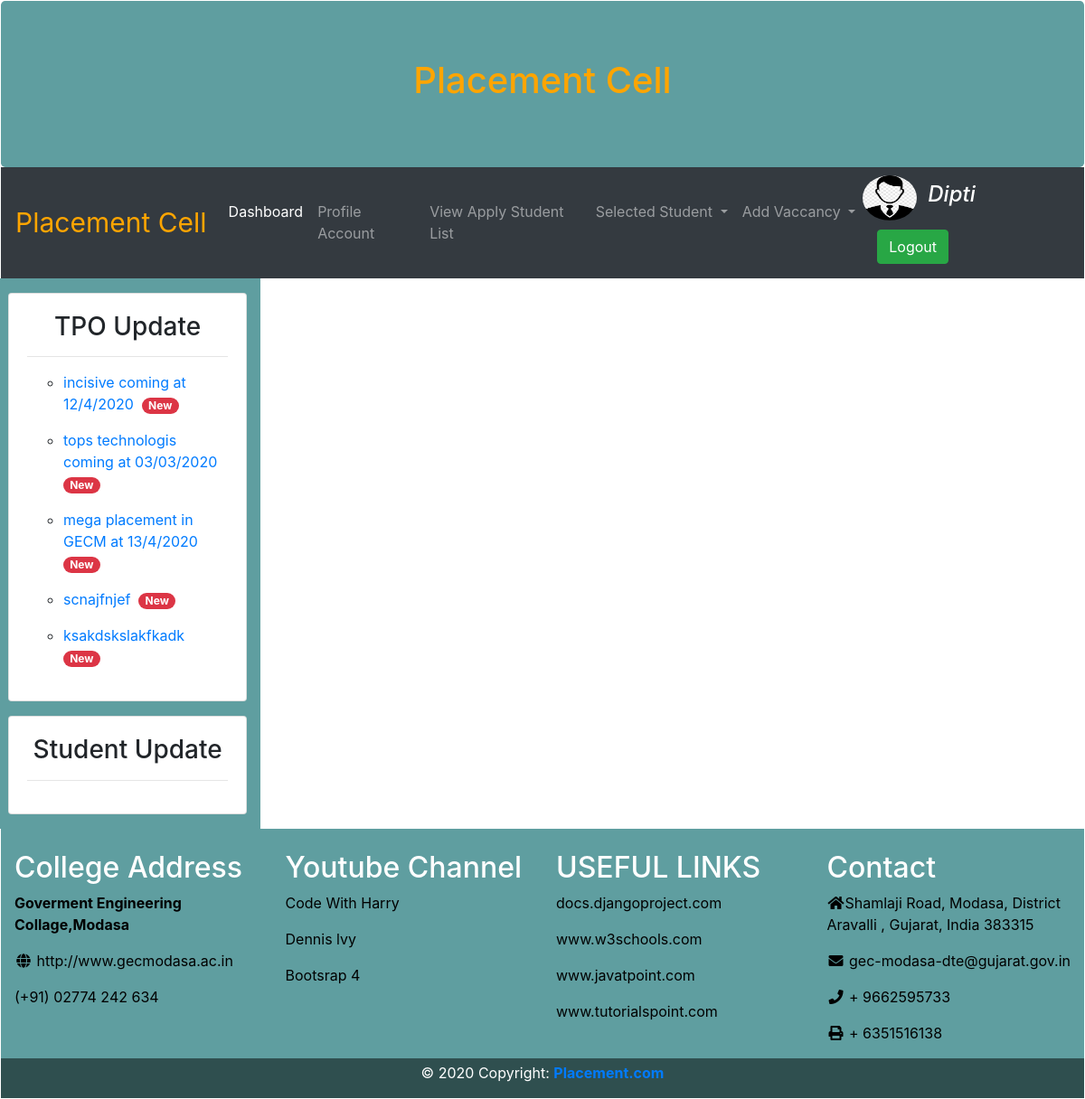
Screenshot of /company/ (signed in) with the database file from the repository.
### pcapp/models.py (models this page shows, shortened)
class Company(models.Model):
    user = models.OneToOneField(User, null=True, on_delete=models.CASCADE)
    name = models.CharField(max_length=200, null=True)
    phone = models.CharField(max_length=200, null=True)
    email = models.CharField(max_length=200, null=True)
    profile_pic = models.ImageField(default='basicpic.png', null=True, blank=True)

class Tpo_Update(models.Model):
    tpo_update = models.TextField(max_length=300, default='1')

### pcapp/views.py (the view)
# urls.py: path('company/', views.company, name='company'),
def company(request):
    tpo = Tpo_Update.objects.all()
    context = {'tpo': tpo}
    return render(request, 'company.html', context)

### pcapp/templates/company.html (shortened to what this page needs)
{% extends 'basic.html' %}

### pcapp/templates/basic.html (shortened to what this page needs)
<!DOCTYPE html>
{% load static %}
<html lang="en">
<head>
    <link rel="stylesheet" href="https://maxcdn.bootstrapcdn.com/bootstrap/4.4.1/css/bootstrap.min.css">
    <link rel="stylesheet" href="https://use.fontawesome.com/releases/v5.7.0/css/all.css"
>
    <link rel="stylesheet" href="media/pcapp/css/homecss.css" type="text/css">
</head>
<body>
<div class="container-flauid" style="margin:1px">
    <div class="jumbotron mb-0 text-center" style="background-color:#5F9EA0">
        <h1 style="color:orange;font-size:40px">Placement Cell</h1>
    </div>
    {% include 'navbar.html' %}
    <div class="row mr-1">
        <div class="col-sm-3" style="background-color:#5F9EA0">
            <div class="card ml-2 mt-3 mb-3">
                <div class="card-body text-center">
                    <h3>TPO Update</h3>
                    <hr>
                    <marquee class="text-left" direction="up" scrollamount="4">
                        {% for i in tpo %}
                        <ul type="circle">
                            <li><a href="">{{i.tpo_update}}&nbsp<span class="badge badge-danger badge-pill">New</span>
                            </a><br></li>
                        </ul>
                        {% endfor %}
                    </marquee>
                </div>
            </div>
            <div class="card ml-2 mt-3 mb-3">
                <div class="card-body text-center">
                    <h3>Student Update</h3>
                    <hr>
                </div>
            </div>
        </div>
        <div class="col-sm-9">
        </div>
    </div>
    <div class="footer col-md-12">
        <div class="row" style="background-color:#5F9EA0">
            <div class="col-md-3" style="background-color:#5F9EA0;color:white"><br>
                <h2>College Address</h2>
                <a href="" style="color:black">
                    <p><b>Goverment Engineering Collage,Modasa</b></p>
                    <a href="http://www.gecmodasa.ac.in" style="color:black"><p><i class="fa fa-fw fa-globe"></i>
                        http://www.gecmodasa.ac.in</p></a>
                    <p style="color:black">(+91) 02774 242 634</p>
                </a>
            </div>
            <div class="col-md-3" style="background-color:#5F9EA0;color:white">
                <br>
                <h2>Youtube Channel</h2>
                <p>
                    <a href="https://www.youtube.com/channel/UCeVMnSShP_Iviwkknt83cww" style="color:black">Code With
                        Harry</a>
                </p>
                <p>
                    <a href="https://www.youtube.com/channel/UCTZRcDjjkVajGL6wd76UnGg" style="color:black">Dennis
                        lvy</a>
                </p>
                <p>
                    <a href="https://www.w3schools.com/bootstrap4/" style="color:black">Bootsrap 4</a>
                </p>
            </div>
            <div class="col-md-3" style="background-color:#5F9EA0;color:white">
                <br>
                <h2>USEFUL LINKS</h2>
                <p>
                    <a href="https://docs.djangoproject.com/en/3.0/" style="color:black">docs.djangoproject.com</a>
                </p>
                <p>
                    <a href="https://www.w3schools.com/" style="color:black">www.w3schools.com</a>
                </p>
                <p>
                    <a href="https://www.javatpoint.com/" style="color:black">www.javatpoint.com</a>
                </p>
                <p>
                    <a href="https://www.tutorialspoint.com/django/index.htm"
                       style="color:black">www.tutorialspoint.com</a>
                </p>
            </div>
            <div class="col-md-3" style="background-color:#5F9EA0;color:white">
                <br>
                <h2>Contact</h2>
                <p style="color:black">
                    <i class="fa fa-fw fa-home"></i>Shamlaji Road, Modasa, District Aravalli , Gujarat, India 383315</p>
                <p style="color:black">
                    <i class="fa fa-fw fa-envelope"></i> gec-modasa-dte@gujarat.gov.in</p>
                <p style="color:black">
                    <i class="fa fa-fw fa-phone"></i> + 9662595733</p>
                <p style="color:black">
                    <i class="fa fa-fw fa-print"></i> + 6351516138</p>
            </div>
        </div>
        <div class="row">
            <div class="column2 col-md-12" style="background-color:#2F4F4F;">
                <p class="text-center mt-1" style="color:white">© 2020 Copyright:
                    <a href="https://mdbootstrap.com/education/bootstrap/">
                        <strong> Placement.com</strong>
                    </a>
                </p>
            </div>
        </div>
    </div>
</div>
</body>
</html>

### pcapp/templates/navbar.html (shortened to what this page needs)
{% load static %}
<nav class="navbar navbar-expand-sm bg-dark navbar-dark">
    <a class="navbar-brand" href="#" style="color:orange;font-size:30px">Placement Cell</a>
    <div class="collapse navbar-collapse" id="collapsibleNavbar">
        <ul class="navbar-nav">
            {% if request.user.student %}
            <li class="nav-item">
                <a class="nav-link active" href="{% url 'student_dashboard' %}">Dashboard</a>
            </li>
            <li class="nav-item dropdown">
                <a class="nav-link dropdown-toggle" href="#" id="navbardrop3" data-toggle="dropdown">
                    Fill Education Form
                </a>
                <div class="dropdown-menu">
                    <a class="dropdown-item" href="{% url 'student_form' %}">Add Details</a>
                    <a class="dropdown-item" href="{% url 'view_student_form' %}">View Details</a>
                </div>
            </li>
            <li class="nav-item">
                <a class="nav-link" href="{% url 'view_vaccancy' %}">view Vaccancy</a>
            </li>
            <li class="nav-item">
                <a class="nav-link" href="{% url 'applied_job_list' %}">History of applied Job</a>
            </li>
            <li class="nav-item">
                <a class="nav-link" href="../selected_student_list/">Selected Students list</a>
            </li>
            <li class="nav-item">
                <a class="nav-link" href="{% url 'saccount' %}">Profile</a>
            </li>
            <li class="nav-item dropdown">
                <a class="nav-link dropdown-toggle" href="#" id="navbardrop78" data-toggle="dropdown">
                    Success Story
                </a>
                <div class="dropdown-menu">
                    <a class="dropdown-item" href="{% url 'successStory' %}">Create Story</a>
                    <a class="dropdown-item" href="{% url 'view_successStory' %}">View Stories</a>
                </div>
            </li>
            {% elif request.user.company %}
            <li class="nav-item">
                <a class="nav-link active" href="{% url 'company_dashboard' %}">Dashboard</a>
            </li>
            <li class="nav-item">
                <a class="nav-link" href="{% url 'caccount' %}">Profile Account</a>
            </li>
            <li class="nav-item">
                <a class="nav-link" href="{% url 'view_apply_student_list' %}">View Apply Student List</a>
            </li>
            <li class="nav-item dropdown">
                <a class="nav-link dropdown-toggle" href="#" data-toggle="dropdown">
                    Selected Student
                </a>
            </li>
            <li class="nav-item dropdown">
                <a class="nav-link dropdown-toggle" href="#" data-toggle="dropdown">
                    Add Vaccancy
                </a>
            </li>
            {% endif %}
        </ul>
    </div>
    {% if request.user.company %}
    <ul class="navbar-nav form-inline">
        <div class="media">
            <a href="{% url 'caccount' %}"> <img src="{{request.user.company.profile_pic.url}}" alt="profile pic"
                                                 class="mr-1 rounded-circle"
                                                 style="width:60px;height:50px">
            </a>
        </div>
        <li class="nav-item">
            <h4 class="nav-link" style="color:white"><i>{{request.user}}</i></h4>
        </li>
        <li class="nav-item">
            <a class="nav-link" href="{% url 'logout' %}">
                <button class="btn btn-success ml-2">Logout</button>
            </a>
        </li>
    </ul>
    {% endif %}
</nav>

### rows the page displays
Tpo_Update: tpo_update "incisive coming at 12/4/2020"
Tpo_Update: tpo_update "tops technologis coming at 03/03/2020"
Tpo_Update: tpo_update "mega placement in GECM at 13/4/2020"
Tpo_Update: tpo_update "scnajfnjef"
Tpo_Update: tpo_update "ksakdskslakfkadk"

### other values shown
{{ request.user }} "Dipti"
